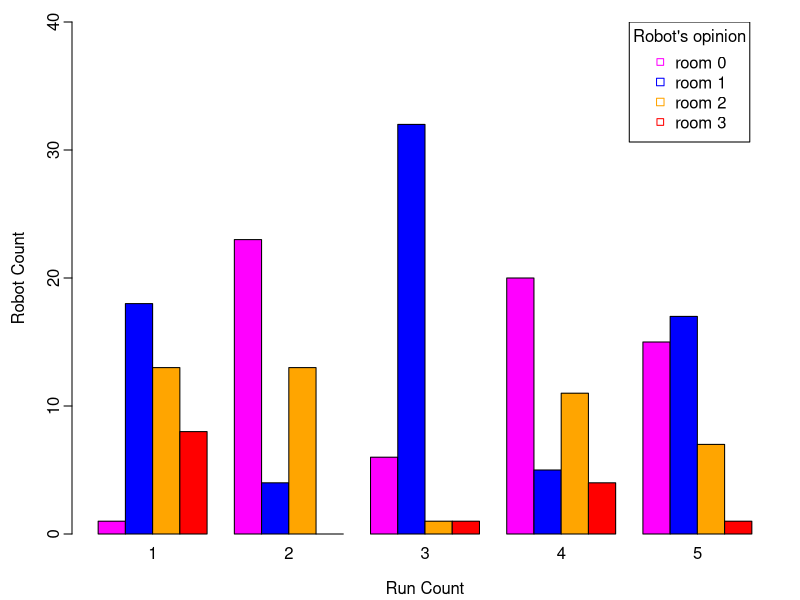

The R script that drew this image:
A <- matrix(c(1, 18, 13, 8,
              23, 4, 13, 0,
              6, 32, 1, 1,
              20, 5, 11, 4,
              15, 17, 7, 1),
            nrow=4, ncol=5)

pdf("exp10.pdf", width=16/2.54, height=10/2.54,
    pointsize=10)
par(mgp=c(2.2,0.45,0), tcl=-0.4, mar=c(3.3,3.6,1.1,1.1))

barplot(A,
        names.arg=c(1, 2, 3, 4, 5),
        xlab="Run Count",
        ylab="Robot Count",
        col=c("magenta", "blue", "orange", "red"),
        beside=TRUE,
        ylim=c(0,40)
)
legend(x=20.5, y=40,
       c("room 0", "room 1", "room 2", "room 3"),
       cex=1,
       title="Robot's opinion",
       col=c("magenta", "blue", "orange", "red"),
       pch=c(22,0,0)
)
dev.off()